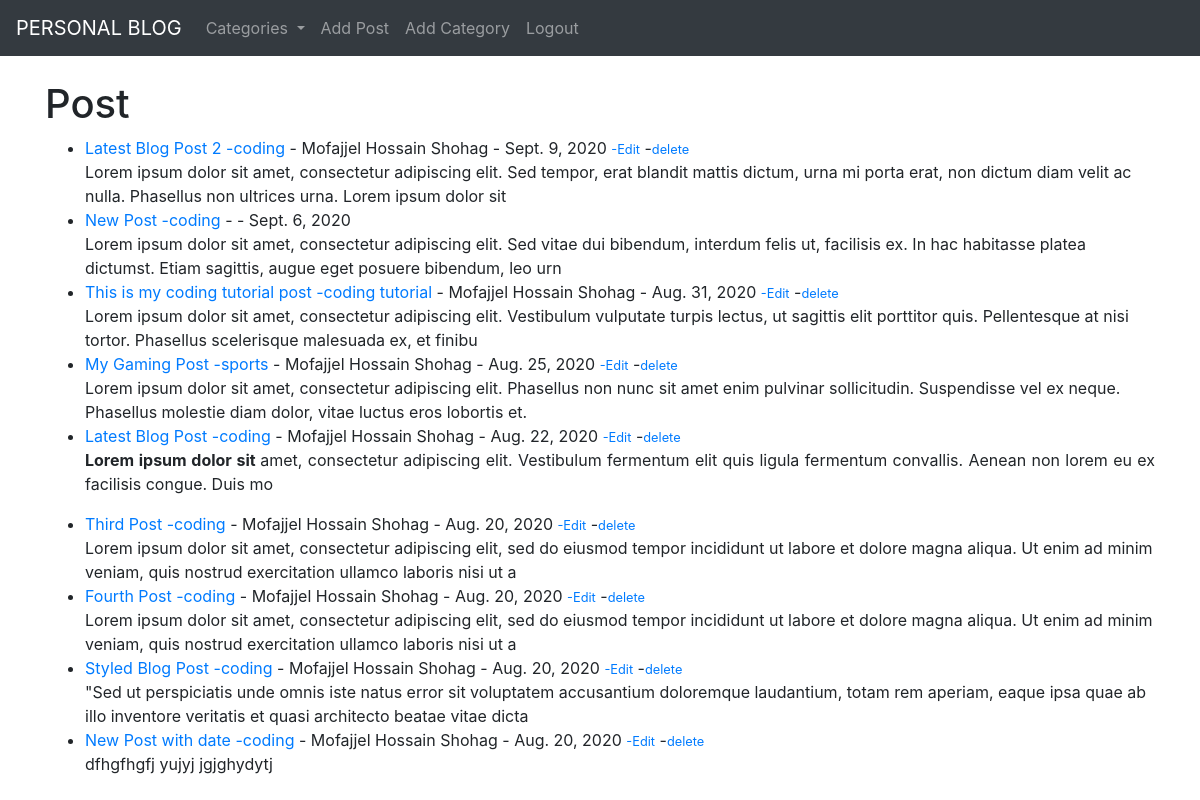
The app's page / (signed in) with its own data.
### myblog/models.py (models this page shows, shortened)
class Post(models.Model):
	title = models.CharField(max_length=255)
	title_tag = models.CharField(max_length=255)
	author = models.ForeignKey(User, on_delete=models.CASCADE)
	body = models.TextField()
	post_date = models.DateField(auto_now_add=True)
	category = models.CharField(max_length=255, default = 'coding')

### myblog/views.py (the view)
# urls.py: path('', IndexView.as_view(), name="index"),
class IndexView(ListView):
	model = Post
	template_name = 'myblog/index.html'
	ordering = ['-post_date']
	def get_context_data(self, *args, **kwargs):
		cat_menu = Category.objects.all()
		context = super(IndexView, self).get_context_data(*args, **kwargs)
		context["cat_menu"] = cat_menu
		return context

### myblog/models.py (called while the page is built)
	def __str__(self):
		return self.name

### myblog/templates/myblog/index.html
{% extends 'myblog/base.html' %}
{% block content %}
	<h1>Post</h1>
	<ul>
		{% for post in object_list %}
		<li><a href="{% url 'article_details' post.pk %}">{{ post.title }}</a>   <a href="{% url 'category' post.category|slugify %}">-{{ post.category }}</a> - {{ post.author.first_name }} {{ post.author.last_name }} - {{ post.post_date }}
			{% if user.is_authenticated %}
				{% if user.id == post.author.id %}
					<a href="{% url 'update_post' post.pk %}"><small> -Edit</small></a>
					-<a href="{% url 'delete_post' post.pk %}"><small>delete</small></a>
				{% endif %}
			{% endif %}
			<br>
			{{ post.body|slice:":200"|safe }}</li>
		{% endfor %}
	</ul>
{% endblock %}

### records on screen
Post: title "Latest Blog Post 2", category "coding", author.first_name "Mofajjel Hossain", author.last_name "Shohag", post_date "Sept. 9, 2020", shows "-Edit", body "Lorem ipsum dolor sit amet, consectetur adipiscing elit. Sed tempor, erat blandit mattis dictum, urna mi porta erat, non dictum diam velit ac nulla. Phasellus non ultrices urna. Lorem ipsum dolor sit"
Post: title "New Post", category "coding", post_date "Sept. 6, 2020", body "Lorem ipsum dolor sit amet, consectetur adipiscing elit. Sed vitae dui bibendum, interdum felis ut, facilisis ex. In hac habitasse platea dictumst. Etiam sagittis, augue eget posuere bibendum, leo urn"
Post: title "This is my coding tutorial post", category "coding tutorial", author.first_name "Mofajjel Hossain", author.last_name "Shohag", post_date "Aug. 31, 2020", shows "-Edit", body "Lorem ipsum dolor sit amet, consectetur adipiscing elit. Vestibulum vulputate turpis lectus, ut sagittis elit porttitor quis. Pellentesque at nisi tortor. Phasellus scelerisque malesuada ex, et finibu"
Post: title "My Gaming Post", category "sports", author.first_name "Mofajjel Hossain", author.last_name "Shohag", post_date "Aug. 25, 2020", shows "-Edit", body "Lorem ipsum dolor sit amet, consectetur adipiscing elit. Phasellus non nunc sit amet enim pulvinar sollicitudin. Suspendisse vel ex neque. Phasellus molestie diam dolor, vitae luctus eros lobortis et."
Post: title "Latest Blog Post", category "coding", author.first_name "Mofajjel Hossain", author.last_name "Shohag", post_date "Aug. 22, 2020", shows "-Edit", body "Lorem ipsum dolor sit amet, consectetur adipiscing elit. Vestibulum fermentum elit quis ligula fermentum convallis. Aenean non lorem eu ex facilisis congue. Duis mo"
Post: title "Third Post", category "coding", author.first_name "Mofajjel Hossain", author.last_name "Shohag", post_date "Aug. 20, 2020", shows "-Edit", body "Lorem ipsum dolor sit amet, consectetur adipiscing elit, sed do eiusmod tempor incididunt ut labore et dolore magna aliqua. Ut enim ad minim veniam, quis nostrud exercitation ullamco laboris nisi ut a"
Post: title "Fourth Post", category "coding", author.first_name "Mofajjel Hossain", author.last_name "Shohag", post_date "Aug. 20, 2020", shows "-Edit", body "Lorem ipsum dolor sit amet, consectetur adipiscing elit, sed do eiusmod tempor incididunt ut labore et dolore magna aliqua. Ut enim ad minim veniam, quis nostrud exercitation ullamco laboris nisi ut a"
Post: title "Styled Blog Post", category "coding", author.first_name "Mofajjel Hossain", author.last_name "Shohag", post_date "Aug. 20, 2020", shows "-Edit", body "\"Sed ut perspiciatis unde omnis iste natus error sit voluptatem accusantium doloremque laudantium, totam rem aperiam, eaque ipsa quae ab illo inventore veritatis et quasi architecto beatae vitae dicta"
Post: title "New Post with date", category "coding", author.first_name "Mofajjel Hossain", author.last_name "Shohag", post_date "Aug. 20, 2020", shows "-Edit", body "dfhgfhgfj yujyj jgjghydytj"
